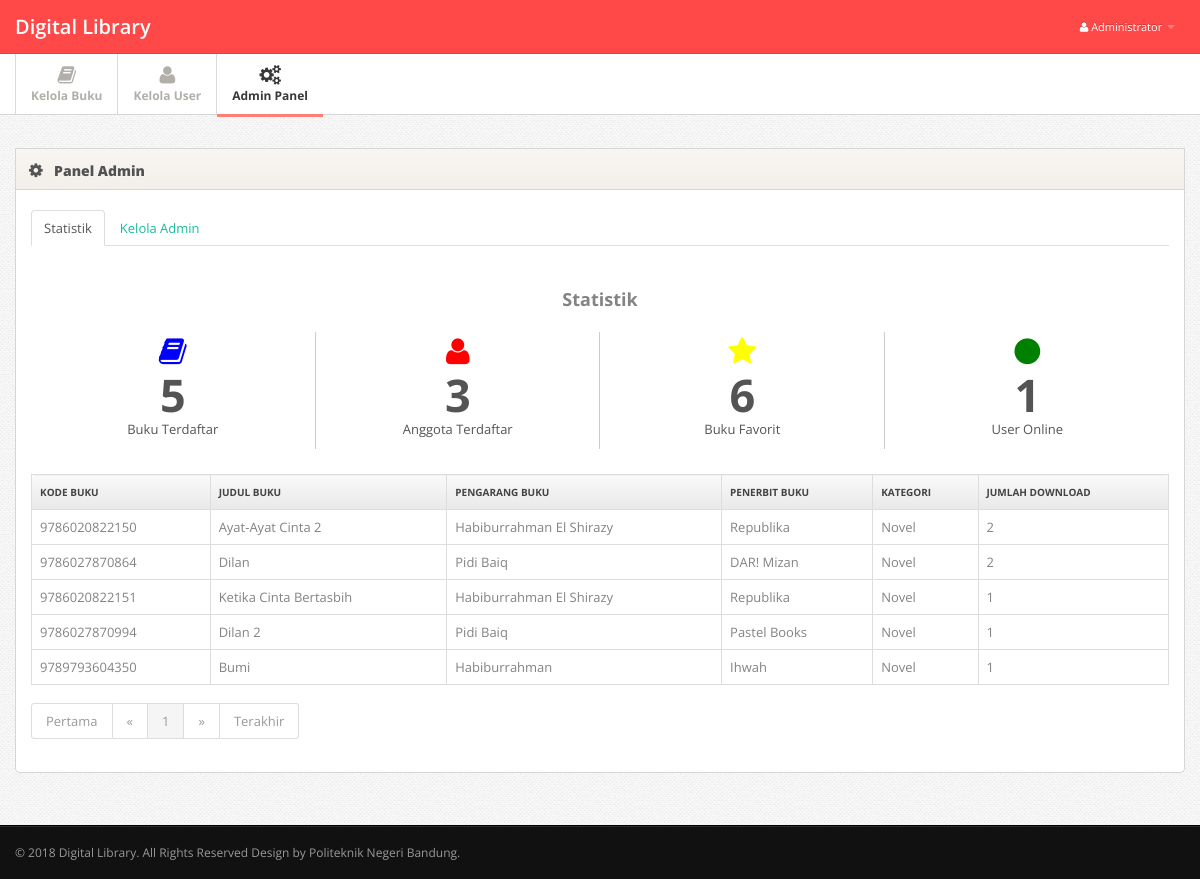
/admin/dashboard.php?page=admin (signed in), run on the app's committed database.
### tables this page shows
CREATE TABLE `tb_statistik` (
  `id_statistik` int(11) NOT NULL,
  `kode_buku` char(13) NOT NULL,
  `jumlah_download` int(20) NOT NULL
);

CREATE TABLE `tb_buku` (
  `kode_buku` char(13) NOT NULL,
  `judul` varchar(32) NOT NULL,
  `pengarang` varchar(32) NOT NULL,
  `penerbit` varchar(32) NOT NULL,
  `kategori` varchar(50) NOT NULL,
  `sinopsis` text NOT NULL,
  `deskripsi` text NOT NULL
);

### admin/asset/admin/content-dashboard.php (the view, shortened to what this page needs)
<center><h3>Statistik</h3></center>
<div id="big_stats" class="cf">
    <div class="stat"> <i class="icon-book" style="color:blue"></i> <span class="value">
    <?php
        $sql 	= 'SELECT COUNT(*) FROM tb_buku';
        $result = $conn->prepare($sql);
        $result->execute();
        foreach($result as $data){}
        $hasil = $data[0];
        echo $hasil;
    ?>
    <p>Buku Terdaftar</p></span> </div>
    <div class="stat"> <i class="icon-user" style="color:red"></i> <span class="value">
    <?php
        $sql 	= 'SELECT COUNT(*) FROM tb_anggota';
        $result = $conn->prepare($sql);
        $result->execute();
        foreach($result as $data){}
        $hasil = $data[0];
        echo $hasil;
    ?>
    <p>Anggota Terdaftar</p></span> </div>
    <div class="stat"> <i class="icon-star" style="color:yellow"></i> <span class="value">
    <?php
        $sql 	= 'SELECT Distinct COUNT(*) FROM tb_favorit';
        $result = $conn->prepare($sql);
        $result->execute();
        foreach($result as $data){}
        $hasil = $data[0];
        echo $hasil;
    ?>
    <p>Buku Favorit</p></span> </div>
    <div class="stat"> <i class="icon-circle" style="color:green"></i> <span class="value">
    <?php
        $sql 	= 'SELECT COUNT(*) FROM tb_anggota where statuslogin=1';
        $result = $conn->prepare($sql);
        $result->execute();
        foreach($result as $data){}
        $hasil = $data[0];
        echo $hasil;
    ?>
    <p>User Online</p></span> </div>
</div>
<div class="cf" style="padding-top:25px">
                    <?php
                        $page = (isset($_GET['hals']))? $_GET['hals'] : 1;
                        $limit = 10;
                        $limit_start = ($page - 1) * $limit;
                        $result = $conn->prepare("SELECT * FROM tb_buku b INNER JOIN tb_statistik s where b.kode_buku=s.kode_buku order by jumlah_download DESC LIMIT ".$limit_start.",".$limit);
                        $result->execute();
                        $no = $limit_start + 1;
                    ?>
                    <table class="table table-striped table-bordered datatable-extended">
                                    <thead>
                                        <tr>
                                            <th>Kode Buku</th>
                                            <th>Judul Buku</th>
                                            <th>Pengarang Buku</th>
                                            <th>Penerbit Buku</th>
                                            <th>Kategori</th>
                                            <th>Jumlah Download</th>
                                        </tr>
                                    </thead>
                                    <tbody>
                                        <?php foreach($result as $row){ $no = $no +1;?>
                                            <tr>
                                                <td><?php echo $row['kode_buku']?></td>
                                                <td><?php echo $row['judul']?></td>
                                                <td><?php echo $row['pengarang']?></td>
                                                <td><?php echo $row['penerbit']?></td>
                                                <td><?php echo $row['kategori']?></td>
                                                <td><?php echo $row['jumlah_download']?></td>
                                            </tr>
                                        <?php } ?>
                                    </tbody>
                    </table>
                                                    <div style="cf">
														<center><ul class="pagination">
															<?php
															if($page == 1){
															?>
																<li class="disabled"><a href="#">Pertama</a></li>
																<li class="disabled"><a href="#">&laquo;</a></li>
															<?php
															}else{
																$link_prev = ($page > 1)? $page - 1 : 1;
															?>
																<li><a href="?page=admin&hals=1">Pertama</a></li>
																<li><a href="?page=admin&?hals=<?php echo $link_prev; ?>">&laquo;</a></li>
															<?php
															}
															?>
															<?php
																$sql2 = $conn->prepare("SELECT COUNT(*) AS jumlah FROM tb_buku b INNER JOIN tb_statistik s where b.kode_buku=s.kode_buku");
																$sql2->execute();
																$get_jumlah = $sql2->fetch();
																$jumlah_page = ceil($get_jumlah['jumlah'] / $limit);
																$jumlah_number = 3;
																$start_number = ($page > $jumlah_number)? $page - $jumlah_number : 1;
																$end_number = ($page < ($jumlah_page - $jumlah_number))? $page + $jumlah_number : $jumlah_page;
																for($i = $start_number; $i <= $end_number; $i++){
																	$link_active = ($page == $i)? ' class="active"' : '';
															?>
																<li<?php echo $link_active; ?>><a href="?page=admin&hals=<?php echo $i; ?>"><?php echo $i; ?></a></li>
															<?php
																}
															?>
															<?php
															if($page == $jumlah_page){
															?>
																<li class="disabled"><a href="#">&raquo;</a></li>
																<li class="disabled"><a href="#">Terakhir</a></li>
															<?php
															}else{
																$link_next = ($page < $jumlah_page)? $page + 1 : $jumlah_page;
															?>
																<li><a href="?page=admin&hals=<?php echo $link_next; ?>">&raquo;</a></li>
																<li><a href="?page=admin&hals=<?php echo $jumlah_page; ?>">Terakhir</a></li>
															<?php
															}
															?>
														</ul></center>
												    </div>
</div>

### admin/asset/header.php (shortened to what this page needs)
<div class="navbar navbar-fixed-top">
  <div class="navbar-inner">
    <div class="container"> <a class="brand" href="dashboard.php?page=buku">Digital Library </a>
      <div class="nav-collapse">
        <ul class="nav pull-right">
          <li class="dropdown">
            <a href="#" class="dropdown-toggle" data-toggle="dropdown"><i class="icon-user"></i>
                  <?php
                      $connection = new ConnectionDB();
                      $conn = $connection->getConnection();
                      try{
                        $sql = "SELECT * FROM tb_admin";
                        $result = $conn->prepare($sql);
                        $result->execute();
                        foreach($result as $pengguna){
                            if ($pengguna['username'] == $_SESSION['username']){
                              echo $pengguna['nama'];
                            }
                        }
                      }
                      catch (PDOException $e){
                        echo "ERROR : " . $e->getMessage();
                      }
                  ?>
            <b class="caret"></b></a>
          </li>
        </ul>
      </div>
    </div>
  </div>
</div>

### admin/css/style.css (style rules this page uses)
body { background: #f9f6f1; font: 13px/1.7em 'Open Sans'; }
p { font: 13px/1.7em 'Open Sans'; }
.table td { vertical-align: middle; }
.table-bordered th { background: #E9E9E9; background:-moz-linear-gradient(top, #FAFAFA 0%, #E9E9E9 100%); background:-webkit-gradient(linear, left top, left bottom, color-stop(0%,#FAFAFA), color-stop(100%,#E9E9E9)); background:-webkit-linear-gradient(top, #FAFAFA 0%,#E9E9E9 100%); background:-o-linear-gradient(top, #FAFAFA 0%,#E9E9E9 100%); background:-ms-linear-gradient(top, #FAFAFA 0%,#E9E9E9 100%); background:linear-gradient(top, #FAFAFA 0%,#E9E9E9 100%); filter: progid:DXImageTransform.Microsoft.gradient(startColorstr='#FAFAFA', endColorstr='#E9E9E9'); -ms-filter: "progid:DXImageTransform.Microsoft.gradient(startColorstr='#FAFAFA', endColorstr='#E9E9E9')"; font-size: 10px; color: #444; text-transform: uppercase; }
.navbar .container { position: relative; }
.navbar-inner { padding: 7px 0; background: #ff4949 !important; -moz-border-radius: 0; -webkit-border-radius: 0; border-radius: 0; }
.navbar-fixed-top { position: static; }
.navbar .nav a { font-size: 11px; }
.navbar .nav>li>a { color:#fff !important; }
.navbar .brand { font-weight: 600; position: relative; top: 2px; }

### admin/css/pages/dashboard.css (style rules this page uses)
#big_stats { width: 100%; display: table; margin-top: 1.5em; }
#big_stats .stat { width: 25%; height: 90px; text-align: center; display: table-cell; padding: 0; position: relative; border-right: 1px solid #CCC; border-left: 1px solid #FFF; }
#big_stats i { font-size:30px; display:block; line-height: 40px; color:#b2afaa; }
#big_stats .stat:first-child { border-left: none; }
#big_stats .stat:last-child { border-right: none; }
#big_stats .stat .value { font-size: 45px; font-weight: bold; color: #545454; line-height: 1em; }

### admin/css/table2.css (style rules this page uses)
table { border-collapse: collapse; border-spacing: 0; }
td, th { padding: 0; }
.table { border-collapse: collapse !important; }
.table td, .table th { background-color: #fff !important; }
.table-bordered th, .table-bordered td { border: 1px solid #ddd !important; }

### admin/css/pages/signin.css (style rules this page uses)
body { background: url(../../img/body-bg.png); color:#838383; font: 13px/1.7em 'Open Sans'; }

### data on the page
tb_statistik: kode_buku "9786020822150", kode_buku.judul "Ayat-Ayat Cinta 2", kode_buku.pengarang "Habiburrahman El Shirazy", kode_buku.penerbit "Republika", kode_buku.kategori "Novel", jumlah_download "2"
tb_statistik: kode_buku "9786027870864", kode_buku.judul "Dilan", kode_buku.pengarang "Pidi Baiq", kode_buku.penerbit "DAR! Mizan", kode_buku.kategori "Novel", jumlah_download "2"
tb_statistik: kode_buku "9786020822151", kode_buku.judul "Ketika Cinta Bertasbih", kode_buku.pengarang "Habiburrahman El Shirazy", kode_buku.penerbit "Republika", kode_buku.kategori "Novel", jumlah_download "1"
tb_statistik: kode_buku "9786027870994", kode_buku.judul "Dilan 2", kode_buku.pengarang "Pidi Baiq", kode_buku.penerbit "Pastel Books", kode_buku.kategori "Novel", jumlah_download "1"
tb_statistik: kode_buku "9789793604350", kode_buku.judul "Bumi", kode_buku.pengarang "Habiburrahman", kode_buku.penerbit "Ihwah", kode_buku.kategori "Novel", jumlah_download "1"

### other printed values
$pengguna['nama'] "Administrator"
$hasil "5"
$hasil "3"
$hasil "6"
$hasil "1"
